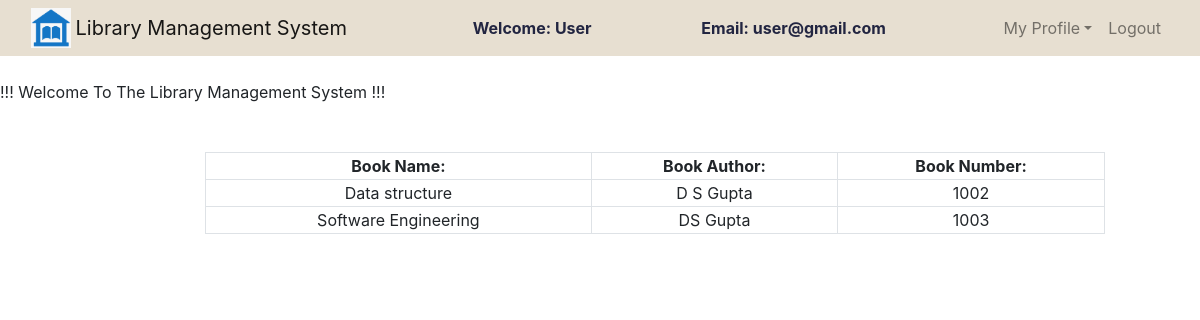
/view_issued_book.php (signed in), run on the app's committed database.
### tables this page shows
CREATE TABLE `issued_books` (
  `s_no` int(11) NOT NULL,
  `book_no` int(11) NOT NULL,
  `book_name` varchar(200) NOT NULL,
  `book_author` varchar(200) NOT NULL,
  `student_id` int(11) NOT NULL,
  `status` int(11) NOT NULL,
  `issue_date` longtext NOT NULL
);

### view_issued_book.php (the view, shortened to what this page needs)
<?php
	require_once __DIR__ . '/config.php';
	$stmt = mysqli_prepare($connection, "SELECT book_name, book_author, book_no FROM issued_books WHERE student_id = ? AND status = 1");
	mysqli_stmt_bind_param($stmt, "i", $_SESSION['id']);
	mysqli_stmt_execute($stmt);
	$result = mysqli_stmt_get_result($stmt);
?>
<!DOCTYPE html>
<html>
<head>
	<link rel="stylesheet" type="text/css" href="bootstrap-4.4.1/css/bootstrap.min.css">
</head>
<body>
	<nav class="navbar navbar-expand-lg navbar-light" style="background-color: #E7DFD1;">
		<div class="container-fluid">
			<div class="navbar-header">
				<img src="./images/symbol.png" width="40" height="40" class="d-inline-block align-top" alt="">
				<a class="navbar-brand" href="user_dashboard.php">Library Management System</a>
			</div>
			<font style="color: #222541"><span><strong>Welcome: <?php echo $_SESSION['name'];?></strong></span></font>
			<font style="color: #222541"><span><strong>Email: <?php echo $_SESSION['email'];?></strong></span></font>
			<ul class="nav navbar-nav navbar-right">
				<li class="nav-item dropdown">
					<a class="nav-link dropdown-toggle" data-toggle="dropdown">My Profile</a>
				</li>
				<li class="nav-item"><a class="nav-link" href="logout.php">Logout</a></li>
			</ul>
		</div>
	</nav><br>
	<span><marquee>!!! Welcome To The Library Management System !!!</marquee></span><br><br>
	<div class="row">
		<div class="col-md-2"></div>
		<div class="col-md-8">
			<form>
				<table class="table-bordered" width="900px" style="text-align: center">
					<tr>
						<th>Book Name:</th>
						<th>Book Author:</th>
						<th>Book Number:</th>
					</tr>
					<?php
						while($row = mysqli_fetch_assoc($result)){
					?>
						<tr>
							<td><?php echo htmlspecialchars($row['book_name']);?></td>
							<td><?php echo htmlspecialchars($row['book_author']);?></td>
							<td><?php echo htmlspecialchars($row['book_no']);?></td>
						</tr>
						<?php
						}
					?>
				</table>
			</form>
		</div>
		<div class="col-md-2"></div>
	</div>
</body>
</html>

### data on the page
issued_books: book_name "Data structure", book_author "D S Gupta", book_no "1002"
issued_books: book_name "Software Engineering", book_author "DS Gupta", book_no "1003"

### other printed values
$_SESSION['name'] "User"
$_SESSION['email'] "user@gmail.com"
